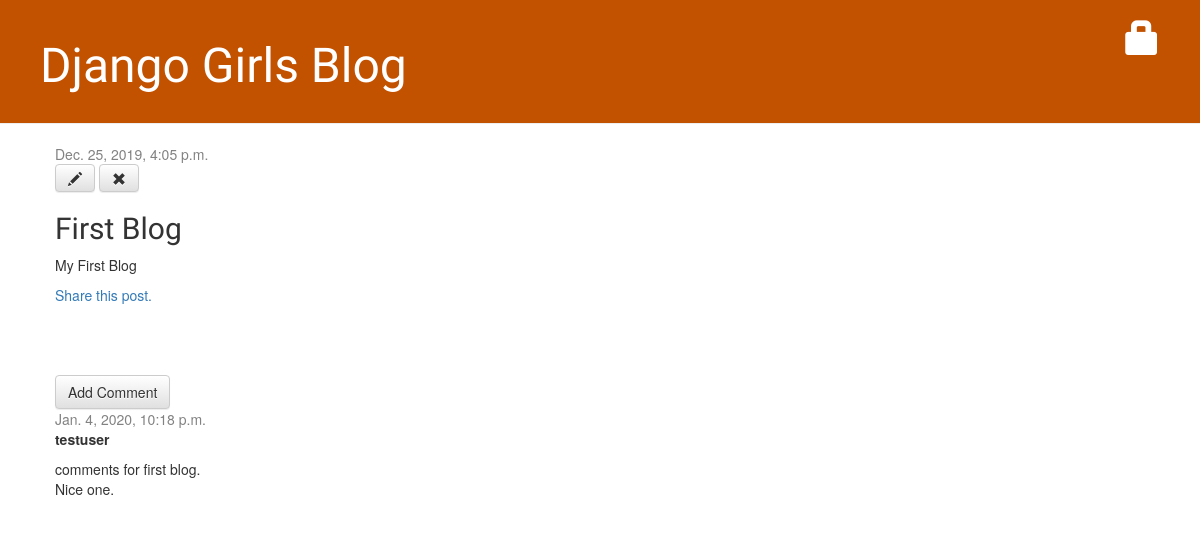
/post/1/, run on an earlier commit of the app's database.
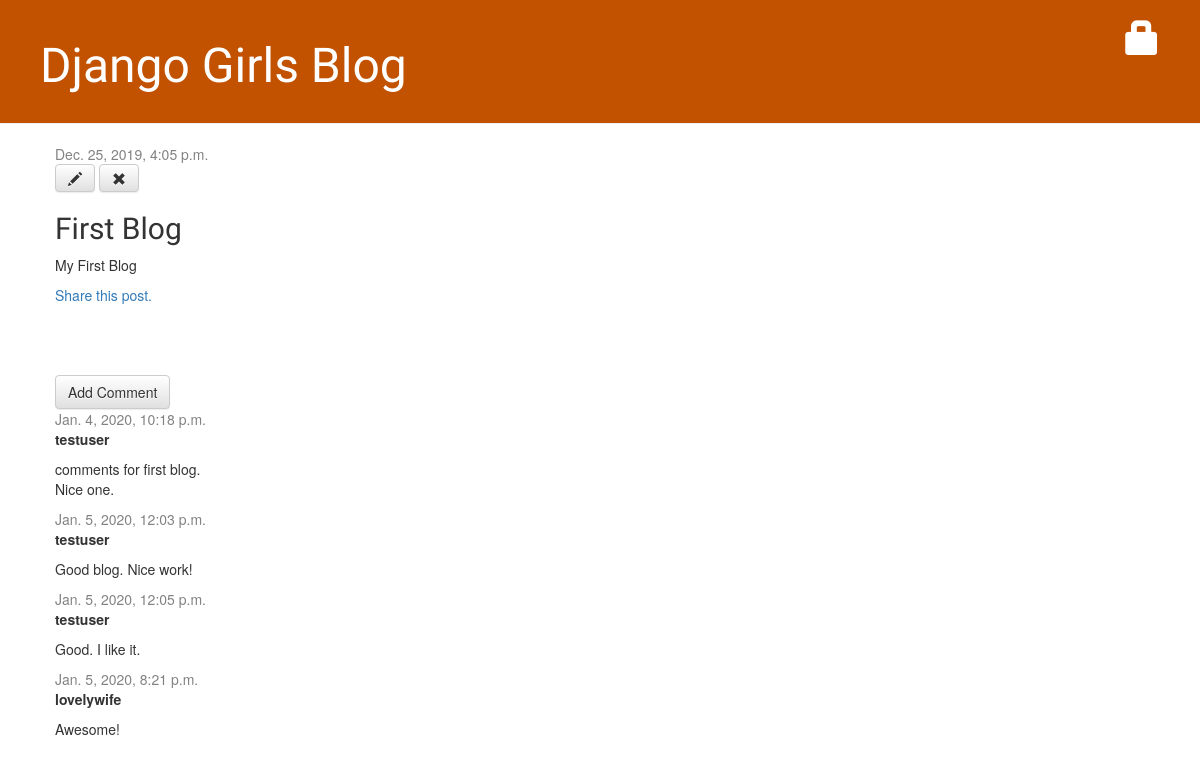
And on a later commit of the database.
### blog/models.py (models this page shows, shortened)
class Post(models.Model):
    author = models.ForeignKey(settings.AUTH_USER_MODEL, on_delete=models.CASCADE)
    title = models.CharField(max_length=200)
    text = models.TextField()
    created_date = models.DateTimeField(default=timezone.now)
    published_date = models.DateTimeField(blank=True, null=True)

class Comment(models.Model):
    post = models.ForeignKey('blog.Post', on_delete=models.CASCADE, related_name='comments')
    author = models.CharField(max_length=200)
    text = models.TextField()
    created_date = models.DateTimeField(default=timezone.now)
    approved_comment = models.BooleanField(default=False)

### blog/views.py (the view)
# urls.py: path('post/<int:pk>/', views.post_detail, name='post_detail'),
def post_detail(request, pk):
    post = get_object_or_404(Post, pk=pk)
    return render(request, 'blog/post_detail.html', {'post':post})

### blog/templates/blog/post_detail.html (shortened to what this page needs)
{% extends 'blog/base.html' %}
{% block content %}
    <div class="post">
        {% if post.published_date %}
            <div class="date">
                {{ post.published_date }}
            </div>
        {% else %}
            <a class="btn btn-default" href="{% url 'post_publish' pk=post.pk %}">Publish</a>
        {% endif %}
        <a class="btn btn-default" href="{% url 'post_edit' pk=post.pk %}"><span
            class="glyphicon glyphicon-pencil"></span></a>
        <a class="btn btn-default" href="{% url 'post_remove' pk=post.pk%}"><span
            class="glyphicon glyphicon-remove"></span></a>
        <h2> {{ post.title }} </h2>
        <p> {{ post.text|linebreaksbr }}</p>
        <p>
            <a href="{% url 'post_share' pk=post.pk %}">
                Share this post.
            </a>
        </p>
    </div>
    <a class="btn btn-default" href="{% url 'post_comment' pk=post.pk%}">
        Add Comment</a>
    {% for comment in post.comments.all %}
        {% if user.is_authenticated or comment.approved_comment %}
        <div class="comment">
            <div class="date">
                {{ comment.created_date }}
            </div>
            <strong>{{ comment.author }}</strong>
            <p>{{ comment.text|linebreaks }}</p>
        </div>
        {% endif %}
    {% empty %}
        <p>No comments here yet :</p>
    {% endfor %}
{% endblock content %}

### blog/templates/blog/base.html (shortened to what this page needs)
{% load static %}
<html>
    <head>
        <link rel="stylesheet" href="//maxcdn.bootstrapcdn.com/bootstrap/3.2.0/css/bootstrap.min.css">
        <link rel="stylesheet" href="//maxcdn.bootstrapcdn.com/bootstrap/3.2.0/css/bootstrap-theme.min.css">
        <link rel="stylesheet" href="{% static 'css/blog.css' %}">
    </head>
    <body>
        <div class="page-header">
            {% if user.is_authenticated %}
                <a href="{% url 'post_new' %}" class="top-menu"><span
                    class="glyphicon glyphicon-plus"></span></a>
                <a href="{% url 'post_draft_list' %}" class="top-menu"><span
                    class="glyphicon glyphicon-edit"></span></a>
                    <p class="top-menu">Hello {{ user.username }} <small>(<a href="{% url 'logout' %}">Log out</a>)</small></p>
            {% else %}
                <a href="{% url 'login' %}" class="top-menu"><span
                    class="glyphicon glyphicon-lock"></span></a>
            {% endif %}
            <h1><a href="/">Django Girls Blog</a></h1>
        </div>
        <div class="content container">
            <div class="row">
                <div class="col-md-8">
                {% block content %}
                {% endblock content %}
                </div>
            </div>
        </div>
    </body>
</html>

### blog/static/css/blog.css (style rules this page uses)
.page-header { background-color: #C25100; margin-top: 0; padding: 20px 20px 20px 40px; }
.page-header h1, .page-header h1 a, .page-header h1 a:visited, .page-header h1 a:active { color: #ffffff; font-size: 36pt; text-decoration: none; }
.content { margin-left: 40px; }
h1, h2, h3, h4 { font-family: 'Lobster', cursive; }
.date { color: #828282; }
.top-menu, .top-menu:hover, .top-menu:visited { color: #ffffff; float: right; font-size: 26pt; margin-right: 20px; }
.post { margin-bottom: 70px; }
.comment { margin: 20px, 0px 20px 20px; }

What changed in the data, as far as the page shows it:
now on this page (row edited): Comment: created_date "Jan. 5, 2020, 12:03 p.m.", author "testuser", text "Good blog. Nice work!"
now on this page (row edited): Comment: created_date "Jan. 5, 2020, 12:05 p.m.", author "testuser", text "Good. I like it."
added Comment: created_date "Jan. 5, 2020, 8:21 p.m.", author "lovelywife", text "Awesome!"
